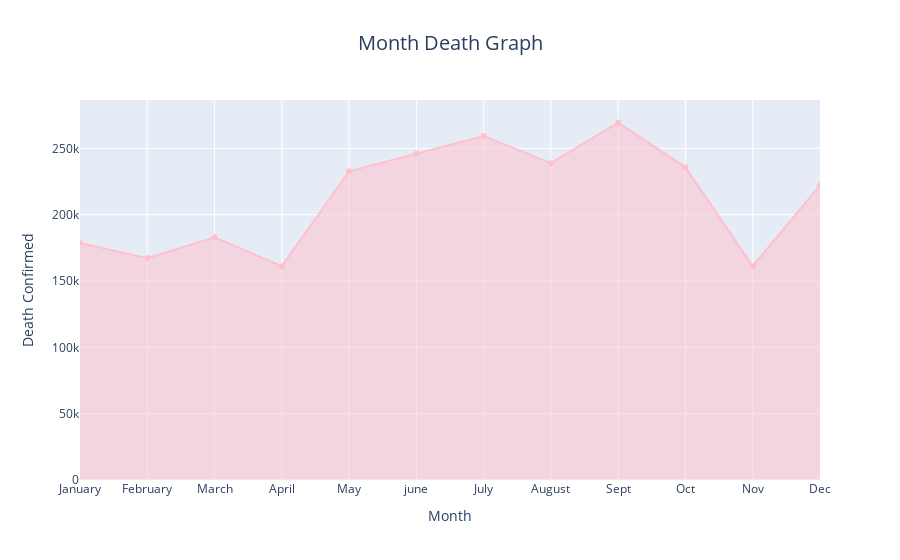

This figure's notebook cell:
### Markdown cell above
## Overview
This dataset presents the **monthly distribution** of confirmed deaths and outbreak cases. It provides insight into the trend of the Ebola outbreak over a year.

## Key Observations
- **Peak outbreak cases** occurred in **September (663,387 cases)**, followed closely by **July (637,051 cases)** and **June (601,666 cases)**.
- **The highest number of confirmed deaths** was in **September (269,307 deaths)**, aligning with the peak outbreak cases.
- **February recorded the lowest confirmed deaths (167,259)** and one of the lowest outbreak cases (415,694).
- **A general upward trend** is observed in outbreak cases from January to September, followed by a decline in the later months.

## Insights
- The outbreak **intensified between May and September**, peaking in **September** before gradually declining.
- A **strong correlation** between confirmed deaths and outbreak cases suggests **high fatality rates** throughout the year.
- **Intervention measures might have been more effective post-September**, as indicated by the gradual decrease in outbreak cases.

## Conclusion
The **Ebola outbreak followed a seasonal pattern**, with **rising cases mid-year, peaking in September, and declining towards year-end**. This analysis highlights the need for **proactive healthcare strategies before peak seasons** to mitigate fatality rates.

### Code cell
x = monthReport['Month']
y = monthReport['Death Confirmed']


fig = go.Figure(go.Scatter(x=x, y=y, fill='tozeroy', line=dict(color='pink')))


fig.update_layout(title='Month Death Graph',
                  xaxis_title='Month',
                  yaxis_title='Death Confirmed')


fig.update_layout(title_font=dict(size=20))
fig.update_layout(title=dict(x=0.5))


fig.show()

### Figure 1 — Plotly figure (JSON) as saved in the notebook; plotly's stock layout.template omitted (floating-point values rounded to 4 significant figures)
{"data": [{"fill": "tozeroy", "line": {"color": "pink"}, "type": "scatter", "x": ["January", "February", "March", "April", "May", "june", "July", "August", "Sept", "Oct", "Nov", "Dec"], "y": [178640, 167259, 183034, 161191, 232726, 246198, 259330, 238843, 269307, 235704, 161137, 222075]}], "layout": {"title": {"font": {"size": 20}, "text": "Month Death Graph", "x": 0.5}, "xaxis": {"title": {"text": "Month"}}, "yaxis": {"title": {"text": "Death Confirmed"}}}}
